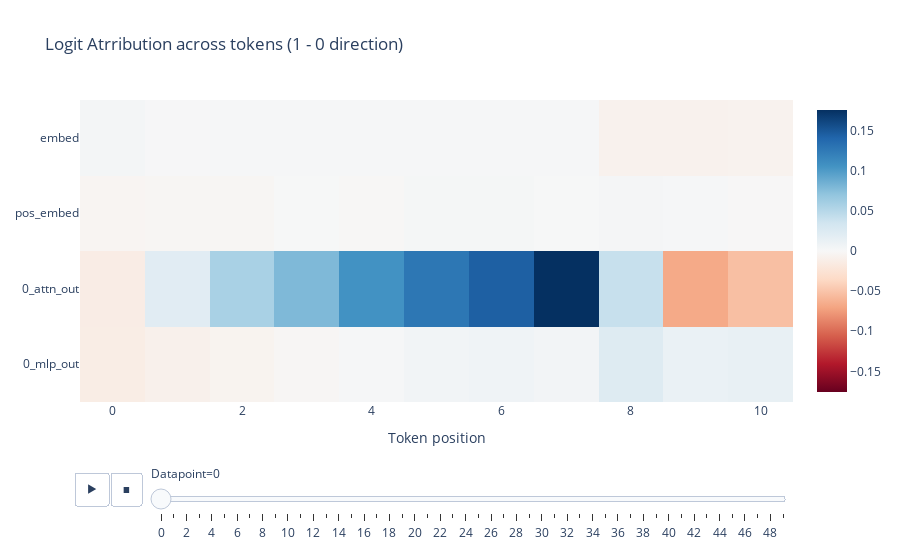

Notebook source saved alongside this figure:
### Markdown cell above
# Disorganized exploration

### Code cell
toks, target = bt.make_data_generator_coin_toss(1000, a0=15, b0=50)
target = torch.Tensor(np.array(target)).to('cuda')

logits, cache = model.run_with_cache(toks)
resid_stack, labels = cache.decompose_resid(return_labels=True)
logit_attr = cache.logit_attrs(resid_stack, tokens=1, incorrect_tokens=0) # The contribution of each component to the logit difference between heads and tails
logit_attr = logit_attr - logit_attr.mean(dim=[1, 2], keepdim=True)

print(toks[0])
print(logits[0, :, 1] - logits[0, :, 0])
mpu.imshow(logit_attr[:, :50], animation_frame=1, y=labels, title="Logit Atrribution across tokens (1 - 0 direction)",
           labels=dict(x='Token position', animation_frame='Datapoint'))

### Figure 1 — Plotly figure (JSON) as saved in the notebook; plotly's stock layout.template omitted (floating-point values rounded to 4 significant figures)
{"data": [{"coloraxis": "coloraxis", "hovertemplate": "Token position: %{x}<br>y: %{y}<br>color: %{z}<extra></extra>", "name": "0", "type": "heatmap", "xaxis": "x", "y": ["embed", "pos_embed", "0_attn_out", "0_mlp_out"], "yaxis": "y", "z": [[0.003823, 0.001362, 0.001409, 0.001476, 0.001563, 0.001655, 0.001761, 0.001923, -0.007013, -0.007318, -0.006749], [-0.003339, -0.002814, -0.002569, 0.0005162, -0.001233, 0.002516, 0.002867, 0.0006347, 0.003206, 0.001621, -0.0009937], [-0.01352, 0.02059, 0.05736, 0.07856, 0.106, 0.1277, 0.1448, 0.1758, 0.04083, -0.06726, -0.05362], [-0.01287, -0.00874, -0.005509, -0.001937, 0.001596, 0.005382, 0.007287, 0.005008, 0.02304, 0.01248, 0.01357]]}], "layout": {"coloraxis": {"cmid": 0, "colorscale": [[0, "rgb(103,0,31)"], [0.1, "rgb(178,24,43)"], [0.2, "rgb(214,96,77)"], [0.3, "rgb(244,165,130)"], [0.4, "rgb(253,219,199)"], [0.5, "rgb(247,247,247)"], [0.6, "rgb(209,229,240)"], [0.7, "rgb(146,197,222)"], [0.8, "rgb(67,147,195)"], [0.9, "rgb(33,102,172)"], [1, "rgb(5,48,97)"]]}, "sliders": [{"active": 0, "currentvalue": {"prefix": "Datapoint="}, "len": 0.9, "pad": {"b": 10, "t": 60}, "steps": [{"args": [["0"], {"frame": {"duration": 0, "redraw": true}, "fromcurrent": true, "mode": "immediate", "transition": {"duration": 0, "easing": "linear"}}], "label": "0", "method": "animate"}, {"args": [["1"], {"frame": {"duration": 0, "redraw": true}, "fromcurrent": true, "mode": "immediate", "transition": {"duration": 0, "easing": "linear"}}], "label": "1", "method": "animate"}, {"args": [["2"], {"frame": {"duration": 0, "redraw": true}, "fromcurrent": true, "mode": "immediate", "transition": {"duration": 0, "easing": "linear"}}], "label": "2", "method": "animate"}, {"args": [["3"], {"frame": {"duration": 0, "redraw": true}, "fromcurrent": true, "mode": "immediate", "transition": {"duration": 0, "easing": "linear"}}], "label": "3", "method": "animate"}, {"args": [["4"], {"frame": {"duration": 0, "redraw": true}, "fromcurrent": true, "mode": "immediate", "transition": {"duration": 0, "easing": "linear"}}], "label": "4", "method": "animate"}, {"args": [["5"], {"frame": {"duration": 0, "redraw": true}, "fromcurrent": true, "mode": "immediate", "transition": {"duration": 0, "easing": "linear"}}], "label": "5", "method": "animate"}, {"args": [["6"], {"frame": {"duration": 0, "redraw": true}, "fromcurrent": true, "mode": "immediate", "transition": {"duration": 0, "easing": "linear"}}], "label": "6", "method": "animate"}, {"args": [["7"], {"frame": {"duration": 0, "redraw": true}, "fromcurrent": true, "mode": "immediate", "transition": {"duration": 0, "easing": "linear"}}], "label": "7", "method": "animate"}, {"args": [["8"], {"frame": {"duration": 0, "redraw": true}, "fromcurrent": true, "mode": "immediate", "transition": {"duration": 0, "easing": "linear"}}], "label": "8", "method": "animate"}, {"args": [["9"], {"frame": {"duration": 0, "redraw": true}, "fromcurrent": true, "mode": "immediate", "transition": {"duration": 0, "easing": "linear"}}], "label": "9", "method": "animate"}, {"args": [["10"], {"frame": {"duration": 0, "redraw": true}, "fromcurrent": true, "mode": "immediate", "transition": {"duration": 0, "easing": "linear"}}], "label": "10", "method": "animate"}, {"args": [["11"], {"frame": {"duration": 0, "redraw": true}, "fromcurrent": true, "mode": "immediate", "transition": {"duration": 0, "easing": "linear"}}], "label": "11", "method": "animate"}, {"args": [["12"], {"frame": {"duration": 0, "redraw": true}, "fromcurrent": true, "mode": "immediate", "transition": {"duration": 0, "easing": "linear"}}], "label": "12", "method": "animate"}, {"args": [["13"], {"frame": {"duration": 0, "redraw": true}, "fromcurrent": true, "mode": "immediate", "transition": {"duration": 0, "easing": "linear"}}], "label": "13", "method": "animate"}, {"args": [["14"], {"frame": {"duration": 0, "redraw": true}, "fromcurrent": true, "mode": "immediate", "transition": {"duration": 0, "easing": "linear"}}], "label": "14", "method": "animate"}, {"args": [["15"], {"frame": {"duration": 0, "redraw": true}, "fromcurrent": true, "mode": "immediate", "transition": {"duration": 0, "easing": "linear"}}], "label": "15", "method": "animate"}, {"args": [["16"], {"frame": {"duration": 0, "redraw": true}, "fromcurrent": true, "mode": "immediate", "transition": {"duration": 0, "easing": "linear"}}], "label": "16", "method": "animate"}, {"args": [["17"], {"frame": {"duration": 0, "redraw": true}, "fromcurrent": true, "mode": "immediate", "transition": {"duration": 0, "easing": "linear"}}], "label": "17", "method": "animate"}, {"args": [["18"], {"frame": {"duration": 0, "redraw": true}, "fromcurrent": true, "mode": "immediate", "transition": {"duration": 0, "easing": "linear"}}], "label": "18", "method": "animate"}, {"args": [["19"], {"frame": {"duration": 0, "redraw": true}, "fromcurrent": true, "mode": "immediate", "transition": {"duration": 0, "easing": "linear"}}], "label": "19", "method": "animate"}, {"args": [["20"], {"frame": {"duration": 0, "redraw": true}, "fromcurrent": true, "mode": "immediate", "transition": {"duration": 0, "easing": "linear"}}], "label": "20", "method": "animate"}, {"args": [["21"], {"frame": {"duration": 0, "redraw": true}, "fromcurrent": true, "mode": "immediate", "transition": {"duration": 0, "easing": "linear"}}], "label": "21", "method": "animate"}, {"args": [["22"], {"frame": {"duration": 0, "redraw": true}, "fromcurrent": true, "mode": "immediate", "transition": {"duration": 0, "easing": "linear"}}], "label": "22", "method": "animate"}, {"args": [["23"], {"frame": {"duration": 0, "redraw": true}, "fromcurrent": true, "mode": "immediate", "transition": {"duration": 0, "easing": "linear"}}], "label": "23", "method": "animate"}, {"args": [["24"], {"frame": {"duration": 0, "redraw": true}, "fromcurrent": true, "mode": "immediate", "transition": {"duration": 0, "easing": "linear"}}], "label": "24", "method": "animate"}, {"args": [["25"], {"frame": {"duration": 0, "redraw": true}, "fromcurrent": true, "mode": "immediate", "transition": {"duration": 0, "easing": "linear"}}], "label": "25", "method": "animate"}, {"args": [["26"], {"frame": {"duration": 0, "redraw": true}, "fromcurrent": true, "mode": "immediate", "transition": {"duration": 0, "easing": "linear"}}], "label": "26", "method": "animate"}, {"args": [["27"], {"frame": {"duration": 0, "redraw": true}, "fromcurrent": true, "mode": "immediate", "transition": {"duration": 0, "easing": "linear"}}], "label": "27", "method": "animate"}, {"args": [["28"], {"frame": {"duration": 0, "redraw": true}, "fromcurrent": true, "mode": "immediate", "transition": {"duration": 0, "easing": "linear"}}], "label": "28", "method": "animate"}, {"args": [["29"], {"frame": {"duration": 0, "redraw": true}, "fromcurrent": true, "mode": "immediate", "transition": {"duration": 0, "easing": "linear"}}], "label": "29", "method": "animate"}, {"args": [["30"], {"frame": {"duration": 0, "redraw": true}, "fromcurrent": true, "mode": "immediate", "transition": {"duration": 0, "easing": "linear"}}], "label": "30", "method": "animate"}, {"args": [["31"], {"frame": {"duration": 0, "redraw": true}, "fromcurrent": true, "mode": "immediate", "transition": {"duration": 0, "easing": "linear"}}], "label": "31", "method": "animate"}, {"args": [["32"], {"frame": {"duration": 0, "redraw": true}, "fromcurrent": true, "mode": "immediate", "transition": {"duration": 0, "easing": "linear"}}], "label": "32", "method": "animate"}, {"args": [["33"], {"frame": {"duration": 0, "redraw": true}, "fromcurrent": true, "mode": "immediate", "transition": {"duration": 0, "easing": "linear"}}], "label": "33", "method": "animate"}, {"args": [["34"], {"frame": {"duration": 0, "redraw": true}, "fromcurrent": true, "mode": "immediate", "transition": {"duration": 0, "easing": "linear"}}], "label": "34", "method": "animate"}, {"args": [["35"], {"frame": {"duration": 0, "redraw": true}, "fromcurrent": true, "mode": "immediate", "transition": {"duration": 0, "easing": "linear"}}], "label": "35", "method": "animate"}, {"args": [["36"], {"frame": {"duration": 0, "redraw": true}, "fromcurrent": true, "mode": "immediate", "transition": {"duration": 0, "easing": "linear"}}], "label": "36", "method": "animate"}, {"args": [["37"], {"frame": {"duration": 0, "redraw": true}, "fromcurrent": true, "mode": "immediate", "transition": {"duration": 0, "easing": "linear"}}], "label": "37", "method": "animate"}, {"args": [["38"], {"frame": {"duration": 0, "redraw": true}, "fromcurrent": true, "mode": "immediate", "transition": {"duration": 0, "easing": "linear"}}], "label": "38", "method": "animate"}, {"args": [["39"], {"frame": {"duration": 0, "redraw": true}, "fromcurrent": true, "mode": "immediate", "transition": {"duration": 0, "easing": "linear"}}], "label": "39", "method": "animate"}, {"args": [["40"], {"frame": {"duration": 0, "redraw": true}, "fromcurrent": true, "mode": "immediate", "transition": {"duration": 0, "easing": "linear"}}], "label": "40", "method": "animate"}, {"args": [["41"], {"frame": {"duration": 0, "redraw": true}, "fromcurrent": true, "mode": "immediate", "transition": {"duration": 0, "easing": "linear"}}], "label": "41", "method": "animate"}, {"args": [["42"], {"frame": {"duration": 0, "redraw": true}, "fromcurrent": true, "mode": "immediate", "transition": {"duration": 0, "easing": "linear"}}], "label": "42", "method": "animate"}, {"args": [["43"], {"frame": {"duration": 0, "redraw": true}, "fromcurrent": true, "mode": "immediate", "transition": {"duration": 0, "easing": "linear"}}], "label": "43", "method": "animate"}, {"args": [["44"], {"frame": {"duration": 0, "redraw": true}, "fromcurrent": true, "mode": "immediate", "transition": {"duration": 0, "easing": "linear"}}], "label": "44", "method": "animate"}, {"args": [["45"], {"frame": {"duration": 0, "redraw": true}, "fromcurrent": true, "mode": "immediate", "transition": {"duration": 0, "easing": "linear"}}], "label": "45", "method": "animate"}, {"args": [["46"], {"frame": {"duration": 0, "redraw": true}, "fromcurrent": true, "mode": "immediate", "transition": {"duration": 0, "easing": "linear"}}], "label": "46", "method": "animate"}, {"args": [["47"], {"frame": {"duration": 0, "redraw": true}, "fromcurrent": true, "mode": "immediate", "transition": {"duration": 0, "easing": "linear"}}], "label": "47", "method": "animate"}, {"args": [["48"], {"frame": {"duration": 0, "redraw": true}, "fromcurrent": true, "mode": "immediate", "transition": {"duration": 0, "easing": "linear"}}], "label": "48", "method": "animate"}, {"args": [["49"], {"frame": {"duration": 0, "redraw": true}, "fromcurrent": true, "mode": "immediate", "transition": {"duration": 0, "easing": "linear"}}], "label": "49", "method": "animate"}], "x": 0.1, "xanchor": "left", "y": 0, "yanchor": "top"}], "title": {"text": "Logit Atrribution across tokens (1 - 0 direction)"}, "updatemenus": [{"buttons": [{"args": [null, {"frame": {"duration": 500, "redraw": true}, "fromcurrent": true, "mode": "immediate", "transition": {"duration": 500, "easing": "linear"}}], "label": "&#9654;", "method": "animate"}, {"args": [[null], {"frame": {"duration": 0, "redraw": true}, "fromcurrent": true, "mode": "immediate", "transition": {"duration": 0, "easing": "linear"}}], "label": "&#9724;", "method": "animate"}], "direction": "left", "pad": {"r": 10, "t": 70}, "showactive": false, "type": "buttons", "x": 0.1, "xanchor": "right", "y": 0, "yanchor": "top"}], "xaxis": {"anchor": "y", "constrain": "domain", "domain": [0, 1], "scaleanchor": "y", "title": {"text": "Token position"}}, "yaxis": {"anchor": "x", "autorange": "reversed", "constrain": "domain", "domain": [0, 1]}}}
